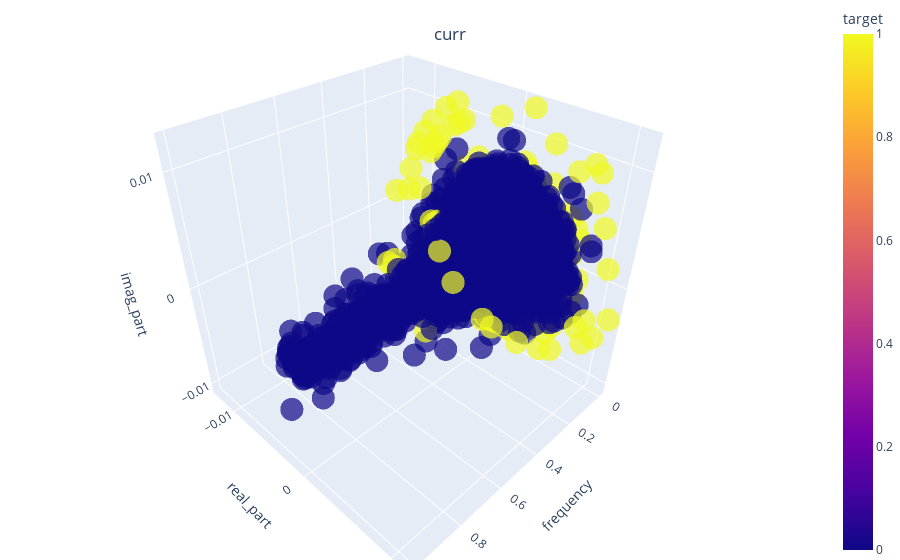

The notebook cell saved with this chart:
### Code cell
stock = 'curr'
plot_against = 'frequency'
hue_var = 'target'

plot3d_dataset(X_test_all, stock, plot_against, hue_var, target_var=y_test)

### Figure 1 — Plotly figure (JSON) as saved in the notebook; plotly's stock layout.template omitted (floating-point values rounded to 4 significant figures; data arrays with more than 128 entries replaced by an {"elided": "..."} marker saying what was removed)
{"data": [{"hovertemplate": "frequency=%{x}<br>real_part=%{y}<br>imag_part=%{z}<br>target=%{marker.color}<extra></extra>", "legendgroup": "", "marker": {"color": {"elided": "6651 int values"}, "coloraxis": "coloraxis", "opacity": 0.7, "symbol": "circle"}, "mode": "markers", "name": "", "scene": "scene", "showlegend": false, "type": "scatter3d", "x": {"elided": "6651 float values"}, "y": {"elided": "6651 float values"}, "z": {"elided": "6651 float values"}}], "layout": {"coloraxis": {"colorbar": {"title": {"text": "target"}}, "colorscale": [[0, "#0d0887"], [0.1111, "#46039f"], [0.2222, "#7201a8"], [0.3333, "#9c179e"], [0.4444, "#bd3786"], [0.5556, "#d8576b"], [0.6667, "#ed7953"], [0.7778, "#fb9f3a"], [0.8889, "#fdca26"], [1, "#f0f921"]]}, "legend": {"tracegroupgap": 0}, "margin": {"b": 0, "l": 0, "r": 0, "t": 0}, "scene": {"domain": {"x": [0, 1], "y": [0, 1]}, "xaxis": {"title": {"text": "frequency"}}, "yaxis": {"title": {"text": "real_part"}}, "zaxis": {"title": {"text": "imag_part"}}}, "title": {"text": "curr", "x": 0.5, "xanchor": "center", "y": 0.95, "yanchor": "top"}}}
